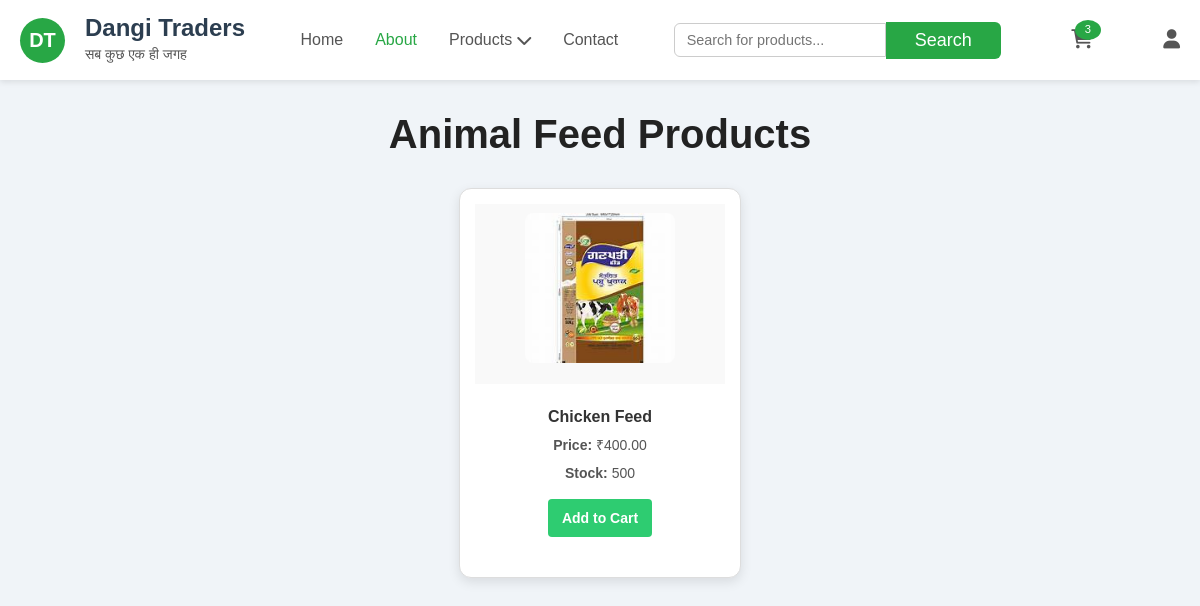
The app's page /customer_homepage/products/animal-feed/ (signed in) with its own data.
### home/models.py (models this page shows, shortened)
class Product(models.Model):
    name = models.CharField(max_length=100)
    description = HTMLField()
    price = models.DecimalField(max_digits=8, decimal_places=2)
    category = models.CharField(max_length=50)
    image = models.ImageField(upload_to='products/')
    stock = models.PositiveIntegerField(default=0)
    created_at = models.DateTimeField(auto_now_add=True)

### home/views.py (the view)
# urls.py: path('customer_homepage/products/animal-feed/', views.animal_feed_products, name='animal_feed'),
@login_required(login_url='/login/')
def animal_feed_products(request):
    products = Product.objects.filter(category__iexact="Animal Feed")
    return render(request, "animal_feed.html", {"products": products, "title": "Animal Feed"})

### shop/templates/animal_feed.html
{% extends "base.html" %}
{% load static %}
{% block content %}
{% include "customerheader.html" %}
<h1 class="product-title">Animal Feed Products</h1>
<div class="product-grid">
    {% for product in products %}
    <div class="product-card">
        <div class="product-img">
            <img src="{{ product.image.url|default:'/static/default.jpg' }}" alt="{{ product.name }}">
        </div>
        <div class="product-info">
            <h3>{{ product.name }}</h3>
            <p><b>Price:</b> ₹{{ product.price }}</p>
            <p><b>Stock:</b> {{ product.stock }}</p>
            <a href="{% url 'add_to_cart' product.id %}" class="btn-add">
                Add to Cart
            </a>
        </div>
    </div>
    {% empty %}
        <p class="no-products">No Animal Feed products available.</p>
    {% endfor %}
</div>
{% endblock %}

### shop/static/css/styles.css (style rules this page uses)
:root { --primary-green: #4caf50; --dark-green: #388e3c; --light-green: #c8e6c9; --beige: #f5f5dc; --light-beige: #fefdf8; --dark-beige: #e6e6d3; --white: #ffffff; --black: #000000; --gray-100: #f5f5f5; --gray-200: #eeeeee; --gray-300: #e0e0e0; --gray-400: #bdbdbd; --gray-500: #9e9e9e; --gray-600: #757575; --gray-700: #616161; --gray-800: #424242; --gray-900: #212121; --shadow: 0 2px 10px rgba(0, 0, 0, 0.1); --shadow-lg: 0 4px 20px rgba(0, 0, 0, 0.15); --border-radius: 8px; --transition: all 0.3s ease; }
body { font-family: "Inter", sans-serif; line-height: 1.6; color: var(--gray-800); background-color: var(--white); }
h1, h2, h3, h4, h5, h6 { font-weight: 600; line-height: 1.2; margin-bottom: 1rem; }
h1 { font-size: 2.5rem; }
h3 { font-size: 1.5rem; }
p { margin-bottom: 1rem; }
.product-card { position: relative; }

### shop/static/css/homepage.css (style rules this page uses)
.product-card { background-color: var(--white); border-radius: var(--border-radius); overflow: hidden; box-shadow: var(--shadow); transition: var(--transition); }
.product-card img { width: 100%; height: 200px; object-fit: cover; }
.product-info { padding: 1.5rem; }
.product-info h3 { font-size: 1.1rem; margin-bottom: 0.5rem; }

### shop/static/css/allproducts.css (style rules this page uses)
.product-grid { display: grid; grid-template-columns: repeat(auto-fit, minmax(220px, 1fr)); gap: 25px; padding: 20px; justify-items: center; }
.product-card { background: var(--white); border-radius: var(--border-radius); padding: 20px; text-align: center; box-shadow: 0 4px 15px rgba(0, 0, 0, 0.1); transition: transform 0.3s ease, box-shadow 0.3s ease; }
.product-card img { width: 100%; height: 200px; object-fit: cover; border-radius: var(--border-radius); margin-bottom: 15px; }
.product-card h3 { color: var(--dark-green); margin-bottom: 10px; }
.product-card p { color: var(--gray-700); margin: 5px 0; }
.btn-add { display: inline-block; padding: 10px 15px; background-color: var(--primary-green); color: var(--white); border-radius: var(--border-radius); text-decoration: none; transition: background-color 0.3s ease; }

### shop/static/css/animalfeed.css (style rules this page uses)
.product-title { text-align: center; margin: 30px 0; font-family: 'Poppins', sans-serif; color: #222; }
.product-grid { display: grid; grid-template-columns: repeat(auto-fit, minmax(230px, 1fr)); gap: 30px; padding: 0 20px; justify-content: center; }
.product-card { background: #fff; border-radius: 15px; overflow: hidden; box-shadow: 0 4px 12px rgba(0,0,0,0.1); transition: all 0.3s ease; font-family: 'Poppins', sans-serif; text-align: center; }
.product-img { width: 100%; height: 180px; background: #f9f9f9; display: flex; align-items: center; justify-content: center; }
.product-img img { max-width: 100%; max-height: 100%; object-fit: cover; border-radius: 5px; }
.product-info { padding: 15px; }
.product-info h3 { font-size: 17px; margin: 10px 0; color: #222; font-weight: 600; }
.product-info p { font-size: 14px; margin: 5px 0; color: #555; }
.btn-add { display: inline-block; margin-top: 12px; padding: 10px 18px; background: linear-gradient(90deg, #28a745, #218838); color: #fff; border-radius: 8px; text-decoration: none; font-weight: 600; font-size: 14px; transition: background 0.3s ease; }

### shop/static/css/fertilizers.css (style rules this page uses)
.product-card { flex: 1 1 220px; max-width: 250px; border: 1px solid #ddd; border-radius: 10px; padding: 15px; text-align: center; background: #fff; transition: transform 0.2s ease-in-out, box-shadow 0.2s ease-in-out; }
.product-card img { width: 100%; height: 180px; object-fit: cover; border-radius: 6px; margin-bottom: 10px; }
.product-card h3 { font-size: 16px; margin: 8px 0; color: #333; }

### shop/static/css/groceryitems.css (style rules this page uses)
.product-card { background: #fff; border: 1px solid #ddd; border-radius: 10px; box-shadow: 0 2px 6px rgba(0,0,0,0.1); padding: 15px; text-align: center; width: 100%; max-width: 250px; transition: transform 0.2s, box-shadow 0.2s; }
.product-card img { width: 100%; height: 180px; object-fit: cover; border-radius: 8px; margin-bottom: 10px; }
.product-card h3 { font-size: 18px; color: #333; margin: 10px 0 5px; }
.product-card p { font-size: 14px; color: #555; margin: 5px 0; }

### shop/static/css/storagebags.css (style rules this page uses)
.product-card { flex: 1 1 calc(25% - 20px); max-width: 250px; min-width: 180px; border: 1px solid #ddd; border-radius: 12px; padding: 15px; text-align: center; box-shadow: 0 4px 12px rgba(0,0,0,0.1); transition: transform 0.2s; }
.product-card img { width: 150px; height: 150px; object-fit: cover; margin-bottom: 12px; border-radius: 8px; }
.product-card h3 { font-size: 16px; margin: 8px 0; }
.product-card p { margin: 5px 0; }

### shop/static/css/customer_home.css (style rules this page uses)
body { font-family: 'Poppins', sans-serif; color: #1F2937; }
h1, h2, h3, h4 { font-weight: 600; }

### records on screen
Product: image (picture), name "Chicken Feed", price "400.00", stock "500"
